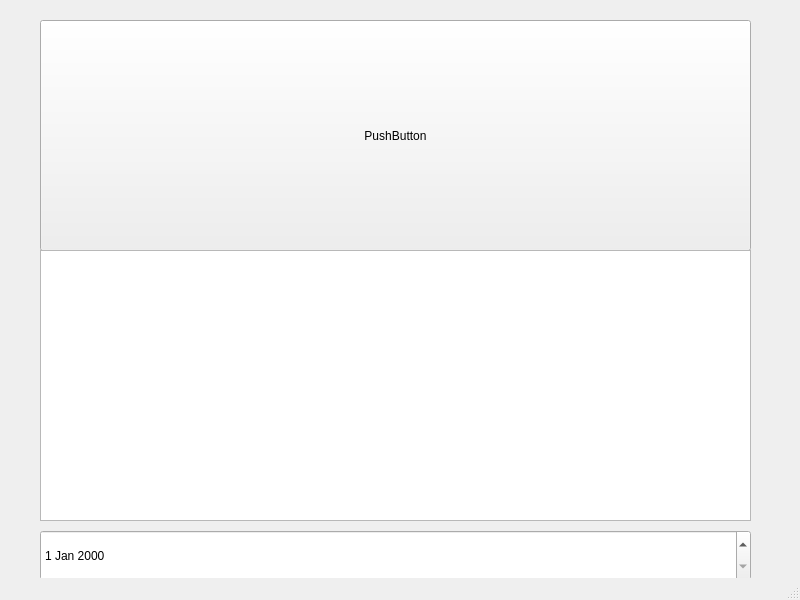
<?xml version="1.0" encoding="UTF-8"?>
<ui version="4.0">
 <class>MainWindow</class>
 <widget class="QMainWindow" name="MainWindow">
  <property name="geometry">
   <rect>
    <x>0</x>
    <y>0</y>
    <width>800</width>
    <height>600</height>
   </rect>
  </property>
  <property name="sizePolicy">
   <sizepolicy hsizetype="Fixed" vsizetype="Fixed">
    <horstretch>0</horstretch>
    <verstretch>0</verstretch>
   </sizepolicy>
  </property>
  <property name="minimumSize">
   <size>
    <width>800</width>
    <height>600</height>
   </size>
  </property>
  <property name="maximumSize">
   <size>
    <width>800</width>
    <height>600</height>
   </size>
  </property>
  <property name="windowTitle">
   <string>MainWindow</string>
  </property>
  <widget class="QWidget" name="centralwidget">
   <widget class="QPushButton" name="pushButton">
    <property name="geometry">
     <rect>
      <x>40</x>
      <y>20</y>
      <width>711</width>
      <height>231</height>
     </rect>
    </property>
    <property name="text">
     <string>PushButton</string>
    </property>
   </widget>
   <widget class="QPlainTextEdit" name="plainTextEdit">
    <property name="geometry">
     <rect>
      <x>40</x>
      <y>250</y>
      <width>711</width>
      <height>271</height>
     </rect>
    </property>
   </widget>
   <widget class="QDateEdit" name="dateEdit">
    <property name="geometry">
     <rect>
      <x>40</x>
      <y>530</y>
      <width>711</width>
      <height>51</height>
     </rect>
    </property>
   </widget>
  </widget>
  <widget class="QStatusBar" name="statusbar"/>
 </widget>
 <resources/>
 <connections/>
</ui>
